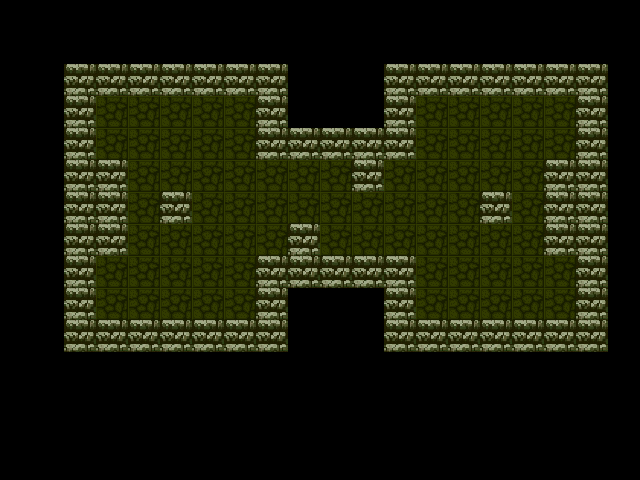

A level layout from a 2D game, rendered from its tile map. Below: a short description, then the map file with its tile-grid data intact:
An orthogonal 20x15 tile map with 32x32 px tiles, 2 tile layers (Grounds, Walls), 6 tilesets and 22 objects (7x Red, 7x Blue, 7x Green, Hero).

<map version="1.0" orientation="orthogonal" width="20" height="15" tilewidth="32" tileheight="32">
 <tileset firstgid="1" name="grounds" tilewidth="32" tileheight="32">
  <image source="../assets/images/grounds.png" width="128" height="128" />
 </tileset>
 <tileset firstgid="17" name="walls" tilewidth="32" tileheight="32">
  <image source="../assets/images/walls.png" width="128" height="96" />
 </tileset>
 <tileset firstgid="29" name="changers" tilewidth="32" tileheight="32">
  <image source="../assets/images/changers.png" width="96" height="32" />
 </tileset>
 <tileset firstgid="32" name="capsules" tilewidth="32" tileheight="32">
  <image source="../assets/images/capsules.png" width="96" height="64" />
 </tileset>
 <tileset firstgid="38" name="viruses" tilewidth="32" tileheight="32">
  <image source="../assets/images/viruses.png" width="96" height="128" />
 </tileset>
 <tileset firstgid="50" name="hero" tilewidth="32" tileheight="32">
  <image source="../assets/images/character.png" width="384" height="96" />
 </tileset>
 <layer name="Grounds" width="20" height="15">
  <data encoding="csv">
0,0,0,0,0,0,0,0,0,0,0,0,0,0,0,0,0,0,0,0,
0,0,0,0,0,0,0,0,0,0,0,0,0,0,0,0,0,0,0,0,
0,0,0,0,0,0,0,0,0,0,0,0,0,0,0,0,0,0,0,0,
0,0,0,1,1,1,1,1,0,0,0,0,0,1,1,1,1,1,0,0,
0,0,0,1,1,1,1,1,0,0,0,0,0,1,1,1,1,1,0,0,
0,0,0,0,1,1,1,1,1,1,1,0,1,1,1,1,1,0,0,0,
0,0,0,0,1,0,1,1,1,1,1,1,1,1,1,1,1,0,0,0,
0,0,0,0,1,1,1,1,1,0,1,1,1,1,1,1,1,0,0,0,
0,0,0,1,1,1,1,1,0,0,0,0,0,1,1,1,1,1,0,0,
0,0,0,1,1,1,1,1,0,0,0,0,0,1,1,1,1,1,0,0,
0,0,0,0,0,0,0,0,0,0,0,0,0,0,0,0,0,0,0,0,
0,0,0,0,0,0,0,0,0,0,0,0,0,0,0,0,0,0,0,0,
0,0,0,0,0,0,0,0,0,0,0,0,0,0,0,0,0,0,0,0,
0,0,0,0,0,0,0,0,0,0,0,0,0,0,0,0,0,0,0,0,
0,0,0,0,0,0,0,0,0,0,0,0,0,0,0,0,0,0,0,0
</data>
 </layer>
 <layer name="Walls" width="20" height="15">
  <data encoding="csv">
0,0,0,0,0,0,0,0,0,0,0,0,0,0,0,0,0,0,0,0,
0,0,0,0,0,0,0,0,0,0,0,0,0,0,0,0,0,0,0,0,
0,0,17,17,17,17,17,17,17,0,0,0,17,17,17,17,17,17,17,0,
0,0,17,0,0,0,0,0,17,0,0,0,17,0,0,0,0,0,17,0,
0,0,17,0,0,0,0,0,17,17,17,17,17,0,0,0,0,0,17,0,
0,0,17,17,0,0,0,0,0,0,0,17,0,0,0,0,0,17,17,0,
0,0,17,17,0,17,0,0,0,0,0,0,0,0,0,17,0,17,17,0,
0,0,17,17,0,0,0,0,0,17,0,0,0,0,0,0,0,17,17,0,
0,0,17,0,0,0,0,0,17,17,17,17,17,0,0,0,0,0,17,0,
0,0,17,0,0,0,0,0,17,0,0,0,17,0,0,0,0,0,17,0,
0,0,17,17,17,17,17,17,17,0,0,0,17,17,17,17,17,17,17,0,
0,0,0,0,0,0,0,0,0,0,0,0,0,0,0,0,0,0,0,0,
0,0,0,0,0,0,0,0,0,0,0,0,0,0,0,0,0,0,0,0,
0,0,0,0,0,0,0,0,0,0,0,0,0,0,0,0,0,0,0,0,
0,0,0,0,0,0,0,0,0,0,0,0,0,0,0,0,0,0,0,0
</data>
 </layer>
 <objectgroup name="Changers" width="20" height="15">
  <object name="Red" gid="29" x="448" y="224">
   <properties>
    <property name="type" value="red" />
   </properties>
  </object>
  <object name="Blue" gid="30" x="192" y="224">
   <properties>
    <property name="type" value="blue" />
   </properties>
  </object>
  <object name="Green" gid="31" x="352" y="256">
   <properties>
    <property name="type" value="green" />
   </properties>
  </object>
 </objectgroup>
 <objectgroup name="Capsules" width="20" height="15">
  <object name="Green" gid="34" x="160" y="192">
   <properties>
    <property name="type" value="green" />
   </properties>
  </object>
  <object name="Blue" gid="33" x="512" y="288">
   <properties>
    <property name="type" value="blue" />
   </properties>
  </object>
  <object name="Red" gid="32" x="448" y="160">
   <properties>
    <property name="type" value="red" />
   </properties>
  </object>
  <object name="Blue" gid="33" x="128" y="192">
   <properties>
    <property name="type" value="blue" />
   </properties>
  </object>
  <object name="Green" gid="34" x="480" y="288">
   <properties>
    <property name="type" value="green" />
   </properties>
  </object>
  <object name="Red" gid="32" x="512" y="160">
   <properties>
    <property name="type" value="red" />
   </properties>
  </object>
  <object name="Red" gid="32" x="480" y="160">
   <properties>
    <property name="type" value="red" />
   </properties>
  </object>
  <object name="Blue" gid="33" x="160" y="256">
   <properties>
    <property name="type" value="blue" />
   </properties>
  </object>
  <object name="Green" gid="34" x="128" y="288">
   <properties>
    <property name="type" value="green" />
   </properties>
  </object>
 </objectgroup>
 <objectgroup name="Viruses" width="20" height="15">
  <object name="Blue" gid="39" x="544" y="320">
   <properties>
    <property name="type" value="blue" />
   </properties>
  </object>
  <object name="Red" gid="38" x="128" y="128">
   <properties>
    <property name="type" value="red" />
   </properties>
  </object>
  <object name="Blue" gid="39" x="448" y="320">
   <properties>
    <property name="type" value="blue" />
   </properties>
  </object>
  <object name="Green" gid="40" x="288" y="192">
   <properties>
    <property name="type" value="green" />
   </properties>
  </object>
  <object name="Green" gid="40" x="544" y="160">
   <properties>
    <property name="type" value="green" />
   </properties>
  </object>
  <object name="Red" gid="38" x="192" y="128">
   <properties>
    <property name="type" value="red" />
   </properties>
  </object>
  <object name="Red" gid="38" x="224" y="320">
   <properties>
    <property name="type" value="red" />
   </properties>
  </object>
  <object name="Blue" gid="39" x="416" y="256">
   <properties>
    <property name="type" value="blue" />
   </properties>
  </object>
  <object name="Green" gid="40" x="96" y="320">
   <properties>
    <property name="type" value="green" />
   </properties>
  </object>
 </objectgroup>
 <objectgroup name="Hero" width="20" height="15">
  <object name="Hero" gid="74" x="320" y="224">
   <properties>
    <property name="color" value="green" />
   </properties>
  </object>
 </objectgroup>
</map>
